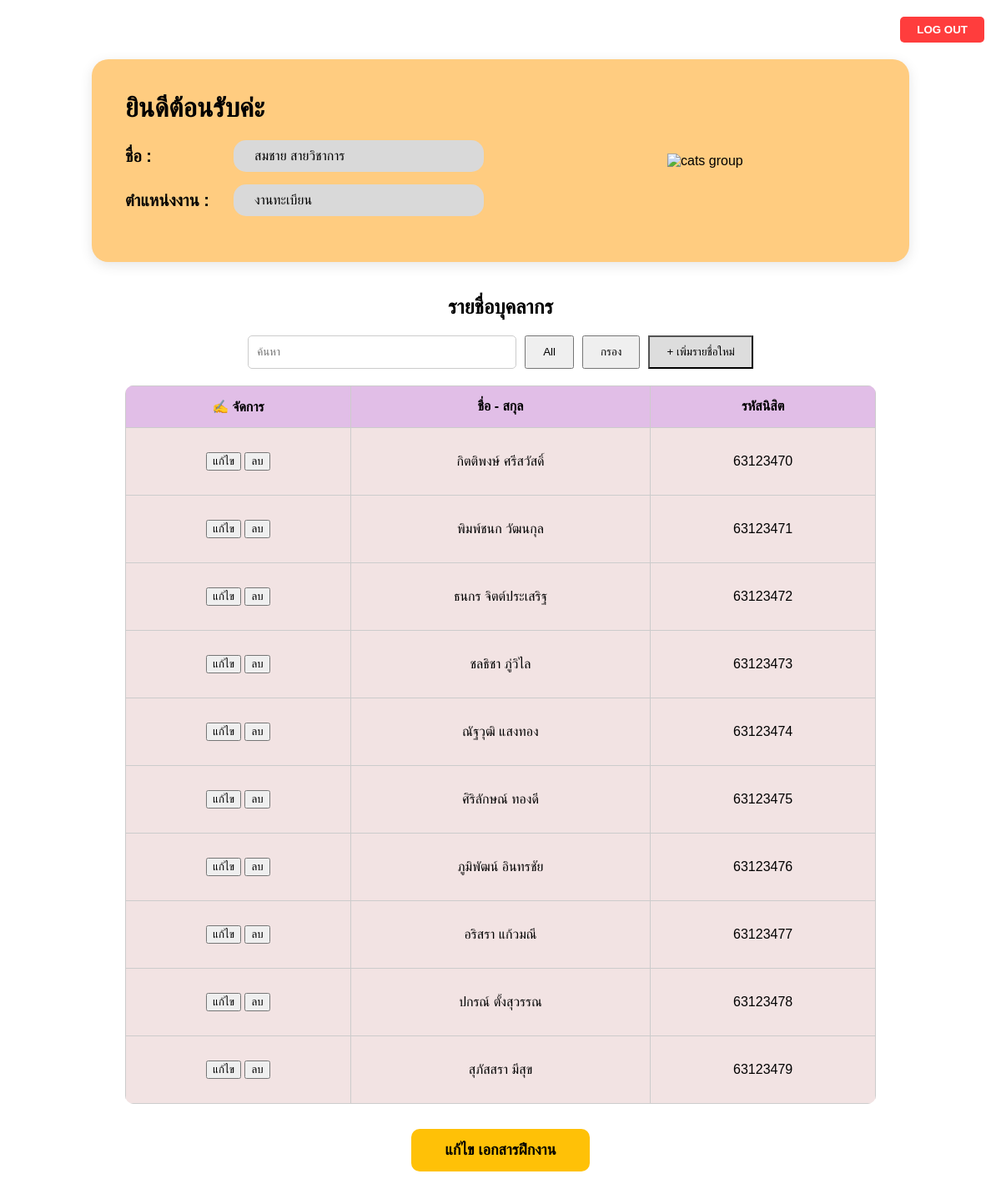
The app's page /staff/s_view_all.php (signed in) with its own data.
### tables this page shows
CREATE TABLE `staffs` (
  `staff_id` varchar(10) NOT NULL,
  `u_id` varchar(30) DEFAULT NULL,
  `first_name` varchar(100) DEFAULT NULL,
  `department` varchar(100) DEFAULT NULL,
  `last_name` varchar(100) DEFAULT NULL,
  `phone` varchar(20) DEFAULT NULL,
  `email` varchar(100) DEFAULT NULL
);

CREATE TABLE `students` (
  `student_id` varchar(20) NOT NULL,
  `u_id` varchar(10) NOT NULL,
  `full_name` varchar(100) NOT NULL,
  `email` varchar(100) DEFAULT NULL,
  `phone` varchar(20) DEFAULT NULL,
  `major` varchar(100) NOT NULL,
  `year_level` varchar(10) DEFAULT NULL,
  `gpa` varchar(10) DEFAULT NULL,
  `advisor` varchar(20) DEFAULT NULL
);

### staff/s_view_all.php (the view, shortened to what this page needs)
<?php
require_once '../includes/db_connect.php';
$u_id = $_SESSION['u_id'];
$stmt = $conn->prepare("SELECT * FROM staffs WHERE u_id = :u_id LIMIT 1");
$stmt->execute(['u_id' => $u_id]);
$staff = $stmt->fetch(PDO::FETCH_ASSOC);
$stmt_students = $conn->prepare("SELECT student_id, full_name FROM students ORDER BY student_id ASC");
$stmt_students->execute();
$student_list = $stmt_students->fetchAll(PDO::FETCH_ASSOC);
?>
<!DOCTYPE html>
<html lang="th">
<head>
</head>
<body>
    <div class="header-nav">
        <a href="../logout.php"><button class="logout-btn">LOG OUT</button></a>
    </div>
    <div class="admin-card">
        <div class="admin-info">
            <h1>ยินดีต้อนรับค่ะ</h1>
            <div class="info-row">
                <span class="label">ชื่อ :</span>
                <span class="data-box"><?php echo htmlspecialchars($staff['first_name'] . " " . $staff['last_name']); ?></span>
            </div>
            <div class="info-row">
                <span class="label">ตำแหน่งงาน :</span>
                <span class="data-box"><?php echo htmlspecialchars($staff['department']); ?></span>
            </div>
        </div>
        <img src="../picturc/cats_group.png" class="cat-group-img" alt="cats group">
    </div>
    <div class="management-section">
        <h2>รายชื่อบุคลากร</h2>
        <div class="search-bar">
            <input type="text" class="input-search" placeholder="ค้นหา">
            <button style="padding: 10px 20px;">All</button>
            <button style="padding: 10px 20px;">กรอง</button>
            <button style="padding: 10px 20px; background-color: #ddd;">+ เพิ่มรายชื่อใหม่</button>
        </div>
        <table class="data-table">
            <thead>
                <tr>
                    <th style="width: 30%;">✍️ จัดการ</th>
                    <th style="width: 40%;">ชื่อ - สกุล</th>
                    <th style="width: 30%;">รหัสนิสิต</th>
                </tr>
            </thead>
            <tbody>
                <?php foreach ($student_list as $row): ?>
                <tr>
                    <td><button>แก้ไข</button> <button>ลบ</button></td>
                    <td><?php echo htmlspecialchars($row['full_name']); ?></td>
                    <td><?php echo htmlspecialchars($row['student_id']); ?></td>
                </tr>
                <?php endforeach; ?>
            </tbody>
        </table>
        <button class="btn-edit-doc">แก้ไข เอกสารฝึกงาน</button>
    </div>
</body>
</html>

### staff/s_view_all.php (style rules this page uses)
body { font-family: 'Sarabun', sans-serif; background-color: #fff; margin: 0; padding: 20px; }
.header-nav { display: flex; justify-content: flex-end; margin-bottom: 20px; }
.logout-btn { background-color: #FF3D3D; color: white; border: none; padding: 8px 20px; border-radius: 5px; cursor: pointer; font-weight: bold; }
.admin-card { background-color: #FFCC80; border-radius: 20px; padding: 40px; display: flex; justify-content: space-between; align-items: center; max-width: 900px; margin: 0 auto; box-shadow: 0 4px 15px rgba(0,0,0,0.1); }
.admin-info h1 { margin: 0 0 20px 0; font-size: 32px; }
.info-row { display: flex; align-items: center; margin-bottom: 15px; gap: 10px; }
.label { font-weight: bold; font-size: 20px; min-width: 120px; }
.data-box { background-color: #D9D9D9; padding: 10px 25px; border-radius: 15px; flex-grow: 1; min-width: 250px; }
.cat-group-img { width: 250px; }
.management-section { max-width: 900px; margin: 40px auto; text-align: center; }
.search-bar { display: flex; justify-content: center; gap: 10px; margin-bottom: 20px; }
.input-search { padding: 10px; width: 300px; border-radius: 5px; border: 1px solid #ccc; }
.data-table { width: 100%; border-collapse: collapse; background-color: #F2E3E3; border-radius: 10px; overflow: hidden; }
.data-table th { background-color: #E1BEE7; padding: 15px; border: 1px solid #ccc; }
.data-table td { padding: 15px; border: 1px solid #ccc; text-align: center; height: 50px; }
.btn-edit-doc { background-color: #FFC107; border: none; padding: 15px 40px; border-radius: 10px; font-weight: bold; font-size: 18px; cursor: pointer; margin-top: 30px; }

### records on screen
staffs: first_name+last_name "สมชาย สายวิชาการ", department "งานทะเบียน"
students: full_name "กิตติพงษ์ ศรีสวัสดิ์", student_id "63123470"
students: full_name "พิมพ์ชนก วัฒนกุล", student_id "63123471"
students: full_name "ธนกร จิตต์ประเสริฐ", student_id "63123472"
students: full_name "ชลธิชา ภู่วิไล", student_id "63123473"
students: full_name "ณัฐวุฒิ แสงทอง", student_id "63123474"
students: full_name "ศิริลักษณ์ ทองดี", student_id "63123475"
students: full_name "ภูมิพัฒน์ อินทรชัย", student_id "63123476"
students: full_name "อริสรา แก้วมณี", student_id "63123477"
students: full_name "ปกรณ์ ตั้งสุวรรณ", student_id "63123478"
students: full_name "สุภัสสรา มีสุข", student_id "63123479"
